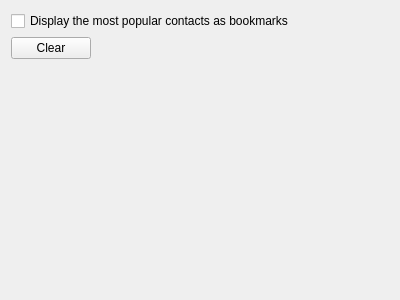
<?xml version="1.0" encoding="UTF-8"?>
<ui version="4.0">
 <class>Bookmark</class>
 <widget class="QWidget" name="Bookmark">
  <property name="geometry">
   <rect>
    <x>0</x>
    <y>0</y>
    <width>400</width>
    <height>300</height>
   </rect>
  </property>
  <layout class="QGridLayout" name="gridLayout">
   <item row="0" column="0" colspan="2">
    <widget class="QCheckBox" name="kcfg_displayPopularAsBookmark">
     <property name="text">
      <string>Display the most popular contacts as bookmarks</string>
     </property>
    </widget>
   </item>
   <item row="1" column="0">
    <widget class="QPushButton" name="pushButton">
     <property name="text">
      <string>Clear</string>
     </property>
     <property name="icon">
      <iconset theme="edit-clear">
       <normaloff>.</normaloff>.</iconset>
     </property>
    </widget>
   </item>
   <item row="1" column="1">
    <spacer name="horizontalSpacer">
     <property name="orientation">
      <enum>Qt::Horizontal</enum>
     </property>
     <property name="sizeHint" stdset="0">
      <size>
       <width>295</width>
       <height>20</height>
      </size>
     </property>
    </spacer>
   </item>
   <item row="2" column="0" colspan="2">
    <spacer name="verticalSpacer">
     <property name="orientation">
      <enum>Qt::Vertical</enum>
     </property>
     <property name="sizeHint" stdset="0">
      <size>
       <width>20</width>
       <height>247</height>
      </size>
     </property>
    </spacer>
   </item>
  </layout>
 </widget>
 <resources/>
 <connections/>
</ui>
